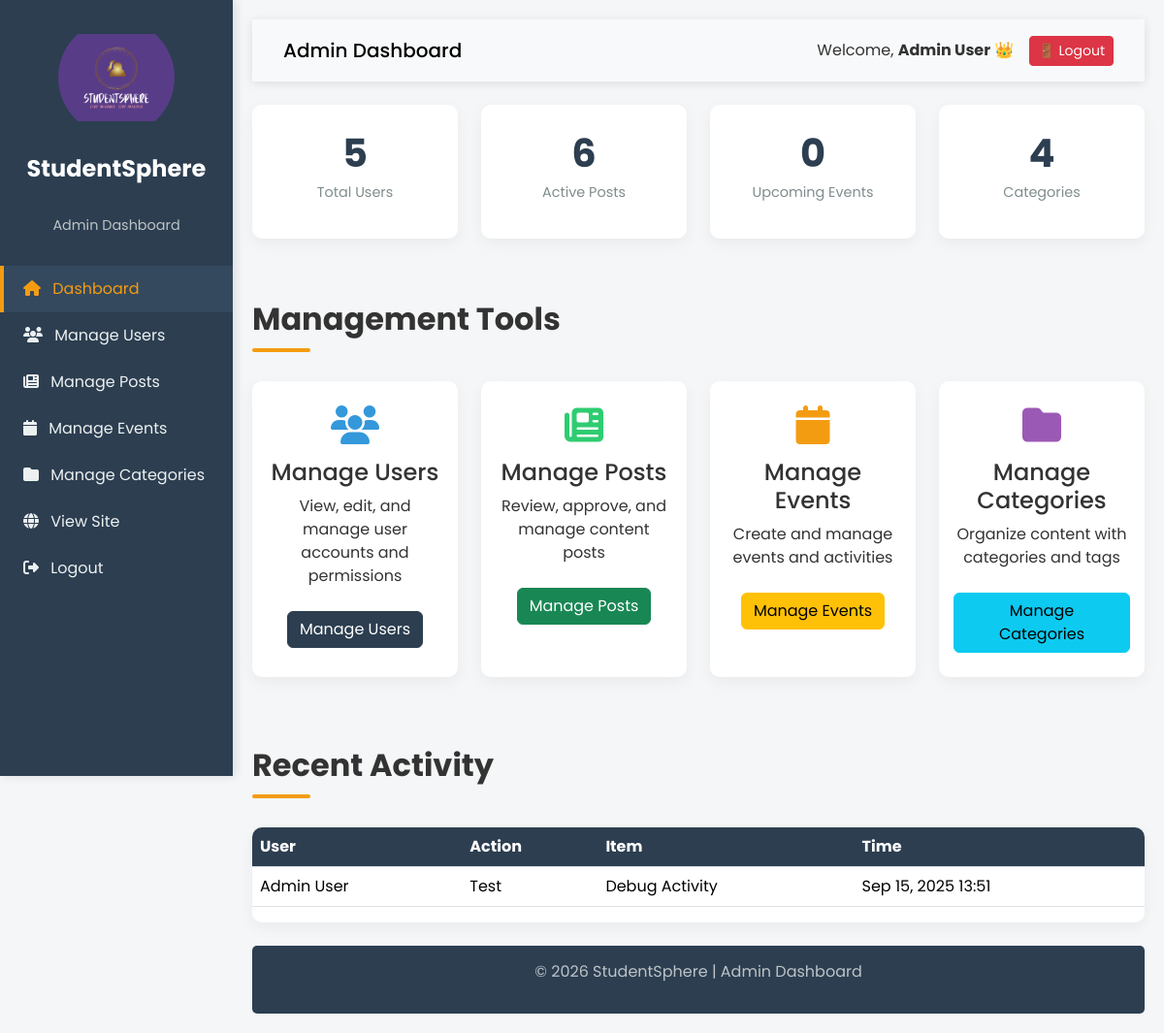
/admin-dashboard.php (signed in), run on the app's committed database.
### tables this page shows
CREATE TABLE `activity_log` (
  `id` int(11) NOT NULL,
  `user_id` int(11) NOT NULL,
  `action` varchar(255) NOT NULL,
  `item` varchar(255) NOT NULL,
  `created_at` timestamp NOT NULL DEFAULT current_timestamp()
);

CREATE TABLE `users` (
  `id` int(11) NOT NULL,
  `name` varchar(100) NOT NULL,
  `email` varchar(100) NOT NULL,
  `password` varchar(255) NOT NULL,
  `role_id` int(11) DEFAULT 1,
  `created_at` timestamp NOT NULL DEFAULT current_timestamp()
);

### admin-dashboard.php (the view, shortened to what this page needs)
<?php
require_once 'config.php';
$totalUsers = $conn->query("SELECT COUNT(*) AS total FROM users")->fetch_assoc()['total'] ?? 0;
$totalPosts = $conn->query("SELECT COUNT(*) AS total FROM posts")->fetch_assoc()['total'] ?? 0;
$totalEvents = $conn->query("SELECT COUNT(*) AS total FROM events WHERE event_date >= NOW()")->fetch_assoc()['total'] ?? 0;
$totalCategories = $conn->query("SELECT COUNT(*) AS total FROM categories")->fetch_assoc()['total'] ?? 0;
$activityTableCheck = $conn->query("SHOW TABLES LIKE 'activity_log'");
$activity = [];
if ($activityTableCheck->num_rows > 0) {
    $activityResult = $conn->query("
        SELECT a.*, u.name
        FROM activity_log a
        JOIN users u ON a.user_id = u.id
        ORDER BY a.created_at DESC
        LIMIT 10
    ");
    if ($activityResult) {
        $activity = $activityResult->fetch_all(MYSQLI_ASSOC);
    }
} else {
    $activity = [
        ['name' => 'System', 'action' => 'Login', 'item' => 'Admin Dashboard', 'created_at' => date('Y-m-d H:i:s')],
        ['name' => 'System', 'action' => 'Table Check', 'item' => 'Activity log table not found', 'created_at' => date('Y-m-d H:i:s', strtotime('-1 hour'))]
    ];
}
?>
<!DOCTYPE html>
<html lang="en">
<head>
  <link href="https://cdn.jsdelivr.net/npm/bootstrap@5.3.2/dist/css/bootstrap.min.css" rel="stylesheet">
  <link rel="stylesheet" href="https://cdnjs.cloudflare.com/ajax/libs/font-awesome/6.4.0/css/all.min.css">
</head>
<body>
<div class="sidebar">
  <div class="text-center mb-3">
    <div style="width: 120px; height: 120px; margin: 0 auto;">
      <img src="logo.png" alt="StudentSphere Logo" style="width: 100%; height: 100%; object-fit: contain; border-radius: 50%;">
    </div>
  </div>
  <div class="logo-text">StudentSphere</div>
  <div class="tagline">Admin Dashboard</div>
  <a href="admin_dashboard.php" class="active"><i class="fas fa-home me-2"></i> Dashboard</a>
  <a href="manage_users.php"><i class="fas fa-users me-2"></i> Manage Users</a>
  <a href="manage_posts.php"><i class="fas fa-newspaper me-2"></i> Manage Posts</a>
  <a href="manage_events.php"><i class="fas fa-calendar me-2"></i> Manage Events</a>
  <a href="manage_categories.php"><i class="fas fa-folder me-2"></i> Manage Categories</a>
  <a href="index.php"><i class="fas fa-globe me-2"></i> View Site</a>
  <a href="logout.php"><i class="fas fa-sign-out-alt me-2"></i> Logout</a>
</div>
<div class="content">
  <nav class="navbar navbar-expand-lg navbar-light bg-light mb-4">
    <div class="container-fluid">
      <span class="navbar-brand mb-0 h1">Admin Dashboard</span>
      <div class="d-flex align-items-center">
        <span class="me-3">Welcome, <strong><?php echo htmlspecialchars($_SESSION['name'] ?? 'Admin'); ?></strong> 👑</span>
        <a href="logout.php" class="btn btn-danger btn-sm">🚪 Logout</a>
      </div>
    </div>
  </nav>
  <div class="row mb-5">
    <div class="col-md-3 col-6 mb-3">
      <div class="stat-card">
        <p class="stat-number"><?= $totalUsers ?></p>
        <p class="stat-label">Total Users</p>
      </div>
    </div>
    <div class="col-md-3 col-6 mb-3">
      <div class="stat-card">
        <p class="stat-number"><?= $totalPosts ?></p>
        <p class="stat-label">Active Posts</p>
      </div>
    </div>
    <div class="col-md-3 col-6 mb-3">
      <div class="stat-card">
        <p class="stat-number"><?= $totalEvents ?></p>
        <p class="stat-label">Upcoming Events</p>
      </div>
    </div>
    <div class="col-md-3 col-6 mb-3">
      <div class="stat-card">
        <p class="stat-number"><?= $totalCategories ?></p>
        <p class="stat-label">Categories</p>
      </div>
    </div>
  </div>
  <h2 class="section-title">Management Tools</h2>
  <div class="row mb-5">
    <div class="col-md-3 mb-4">
      <div class="admin-card">
        <i class="fas fa-users admin-icon" style="color: #3498db;"></i>
        <h4>Manage Users</h4>
        <p>View, edit, and manage user accounts and permissions</p>
        <a href="manage_users.php" class="btn btn-primary mt-2">Manage Users</a>
      </div>
    </div>
    <div class="col-md-3 mb-4">
      <div class="admin-card">
        <i class="fas fa-newspaper admin-icon" style="color: #2ecc71;"></i>
        <h4>Manage Posts</h4>
        <p>Review, approve, and manage content posts</p>
        <a href="manage_posts.php" class="btn btn-success mt-2">Manage Posts</a>
      </div>
    </div>
    <div class="col-md-3 mb-4">
      <div class="admin-card">
        <i class="fas fa-calendar admin-icon" style="color: #f39c12;"></i>
        <h4>Manage Events</h4>
        <p>Create and manage events and activities</p>
        <a href="manage_events.php" class="btn btn-warning mt-2">Manage Events</a>
      </div>
    </div>
    <div class="col-md-3 mb-4">
      <div class="admin-card">
        <i class="fas fa-folder admin-icon" style="color: #9b59b6;"></i>
        <h4>Manage Categories</h4>
        <p>Organize content with categories and tags</p>
        <a href="manage_categories.php" class="btn btn-info mt-2">Manage Categories</a>
      </div>
    </div>
  </div>
<h2 class="section-title">Recent Activity</h2>
<div class="admin-table">
  <table class="table table-hover">
    <thead>
      <tr>
        <th>User</th>
        <th>Action</th>
        <th>Item</th>
        <th>Time</th>
      </tr>
    </thead>
    <tbody>
      <?php
      $tableCheck = $conn->query("SHOW TABLES LIKE 'activity_log'");
      if ($tableCheck->num_rows > 0) {
          $dataCheck = $conn->query("SELECT COUNT(*) as count FROM activity_log");
          $row = $dataCheck->fetch_assoc();
          $hasData = $row['count'] > 0;
      } else {
          $hasData = false;
      }
      if ($hasData && !empty($activity)): ?>
        <?php foreach ($activity as $act): ?>
          <tr>
            <td><?= htmlspecialchars($act['name'] ?? 'Unknown User') ?></td>
            <td><?= htmlspecialchars($act['action']) ?></td>
            <td><?= htmlspecialchars($act['item']) ?></td>
            <td><?= date("M d, Y H:i", strtotime($act['created_at'])) ?></td>
          </tr>
        <?php endforeach; ?>
      <?php endif; ?>
    </tbody>
  </table>
</div>
  <div class="footer mt-4">
    <p>&copy; <?= date("Y") ?> StudentSphere | Admin Dashboard</p>
  </div>
</div>
</body>
</html>

### admin-dashboard.php (style rules this page uses)
:root { --primary: #2c3e50; --accent: #f39c12; --secondary: #27ae60; --light: #f4f6f7; --dark: #2c3e50; }
body { font-family: 'Poppins', sans-serif; background-color: var(--light); color: #333; }
.sidebar { height: 100vh; background: var(--primary); color: #fff; position: fixed; top: 0; left: 0; width: 240px; padding-top: 20px; box-shadow: 3px 0 10px rgba(0,0,0,0.1); z-index: 1000; overflow-y: auto; }
.sidebar a { display: block; padding: 12px 20px; color: #ecf0f1; text-decoration: none; transition: all 0.3s; border-left: 4px solid transparent; }
.sidebar a:hover, .sidebar a.active { background: #34495e; color: var(--accent); border-left: 4px solid var(--accent); }
.content { margin-left: 240px; padding: 20px; }
.navbar { background: #fff; box-shadow: 0 2px 10px rgba(0,0,0,0.1); padding: 15px 20px; }
.footer { background: var(--primary); color: #bdc3c7; text-align: center; padding: 15px; margin-top: 40px; border-radius: 5px; }
.admin-card { background: white; border-radius: 10px; overflow: hidden; transition: transform 0.3s, box-shadow 0.3s; box-shadow: 0 5px 15px rgba(0,0,0,0.05); height: 100%; text-align: center; padding: 25px 15px; }
.admin-icon { font-size: 2.5rem; margin-bottom: 15px; display: block; }
.btn-primary { background-color: var(--primary); border-color: var(--primary); }
.section-title { position: relative; padding-bottom: 15px; margin-bottom: 30px; font-weight: 700; }
.section-title:after { content: ''; position: absolute; bottom: 0; left: 0; width: 60px; height: 4px; background: var(--accent); border-radius: 2px; }
.logo-text { font-weight: 700; font-size: 1.5rem; text-align: center; margin-bottom: 30px; color: white; padding: 0 15px; }
.tagline { font-size: 0.9rem; color: #bdc3c7; text-align: center; margin-bottom: 30px; }
.stat-card { background: white; border-radius: 10px; padding: 20px; text-align: center; box-shadow: 0 5px 15px rgba(0,0,0,0.05); }
.stat-number { font-size: 2.5rem; font-weight: 700; color: var(--primary); margin-bottom: 0; }
.stat-label { color: #7f8c8d; font-size: 0.9rem; }
.admin-table { background: white; border-radius: 10px; overflow: hidden; box-shadow: 0 5px 15px rgba(0,0,0,0.05); }
.admin-table th { background-color: var(--primary); color: white; }

### data on the page
activity_log: user.name "Admin User", action "Test", item "Debug Activity", created_at "Sep 15, 2025 13:51"

### other printed values
$_SESSION['name'] "Admin User"
$totalUsers "5"
$totalPosts "6"
$totalEvents "0"
$totalCategories "4"
